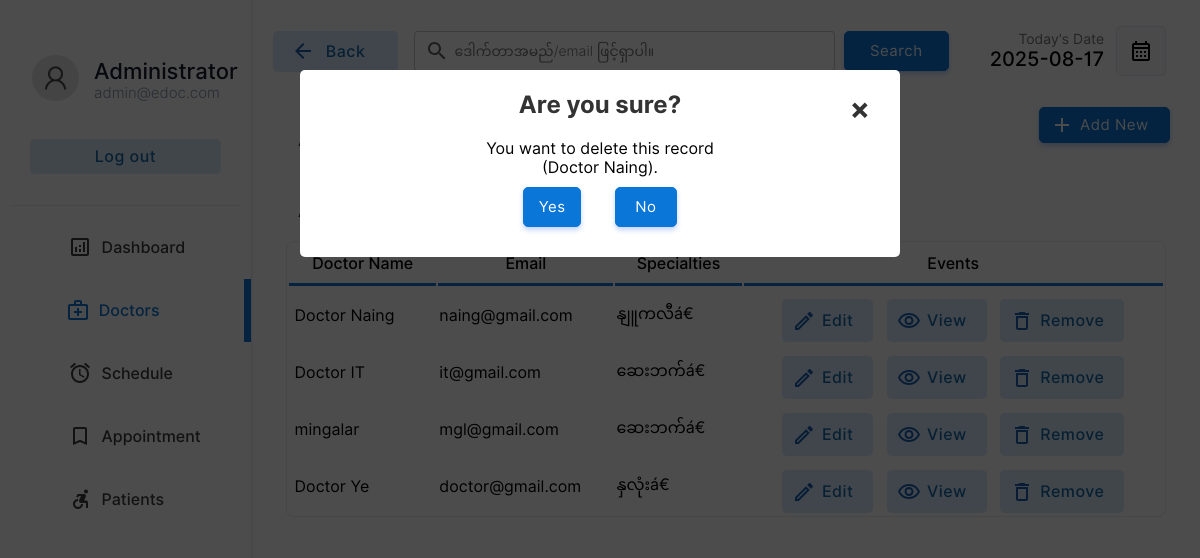
/doctor/doctors.php?action=drop&id=4&name=Doctor Naing (signed in), run on the app's committed database.
### tables this page shows
CREATE TABLE `doctor` (
  `docid` int(11) NOT NULL,
  `docemail` varchar(255) DEFAULT NULL,
  `docname` varchar(255) DEFAULT NULL,
  `docpassword` varchar(255) DEFAULT NULL,
  `docnic` varchar(15) DEFAULT NULL,
  `doctel` varchar(15) DEFAULT NULL,
  `specialties` int(2) DEFAULT NULL
);

CREATE TABLE `specialties` (
  `id` int(2) NOT NULL,
  `sname` varchar(50) DEFAULT NULL
);

### doctor/doctors.php (the view, shortened to what the rows shown need)
<!DOCTYPE html>
<html lang="en">
<head>
    <link rel="stylesheet" href="../css/animations.css">
    <link rel="stylesheet" href="../css/main.css">
    <link rel="stylesheet" href="../css/admin.css">
</head>
<body>
    <?php
    include("../connection.php");
    ?>
        <div class="dash-body">
            <table border="0" width="100%" style=" border-spacing: 0;margin:0;padding:0;margin-top:25px; ">
                <?php
                    if($_POST){
                        $keyword=$_POST["search"];
                        $sqlmain= "select * from doctor where docemail='$keyword' or docname='$keyword' or docname like '$keyword%' or docname like '%$keyword' or docname like '%$keyword%'";
                    }else{
                        $sqlmain= "select * from doctor order by docid desc";
                    }
                ?>
                <tr>
                   <td colspan="4">
                       <center>
                        <div class="abc scroll">
                        <table width="93%" class="sub-table scrolldown" border="0">
                        <thead>
                        <tr>
                                <th class="table-headin">
                                Doctor Name
                                </th>
                                <th class="table-headin">
                                    Email
                                </th>
                                <th class="table-headin">
                                    Specialties
                                </th>
                                <th class="table-headin">
                                    Events
                                </tr>
                        </thead>
                        <tbody>
                            <?php
                                $result= $database->query($sqlmain);
                                if($result->num_rows==0){
                                    echo '<tr>
                                    <td colspan="4">
                                    <br><br><br><br>
                                    <center>
                                    <img src="../img/notfound.svg" width="25%">
                                    <br>
                                    <p class="heading-main12" style="margin-left: 45px;font-size:20px;color:rgb(49, 49, 49)">We  couldnt find anything related to your keywords !</p>
                                    <a class="non-style-link" href="doctors.php"><button  class="login-btn btn-primary-soft btn"  style="display: flex;justify-content: center;align-items: center;margin-left:20px;">&nbsp; Show all Doctors &nbsp;</font></button>
                                    </a>
                                    </center>
                                    <br><br><br><br>
                                    </td>
                                    </tr>';
                                }
                                else{
                                for ( $x=0; $x<$result->num_rows;$x++){
                                    $row=$result->fetch_assoc();
                                    $docid=$row["docid"];
                                    $name=$row["docname"];
                                    $email=$row["docemail"];
                                    $spe=$row["specialties"];
                                    $spcil_res= $database->query("select sname from specialties where id='$spe'");
                                    $spcil_array= $spcil_res->fetch_assoc();
                                    $spcil_name=$spcil_array["sname"];
                                    echo '<tr>
                                        <td> &nbsp;'.
                                        substr($name,0,30)
                                        .'</td>
                                        <td>
                                        '.substr($email,0,20).'
                                        </td>
                                        <td>
                                            '.substr($spcil_name,0,20).'
                                        </td>
                                        <td>
                                        <div style="display:flex;justify-content: center;">
                                        <a href="?action=edit&id='.$docid.'&error=0" class="non-style-link"><button  class="btn-primary-soft btn button-icon btn-edit"  style="padding-left: 40px;padding-top: 12px;padding-bottom: 12px;margin-top: 10px;"><font class="tn-in-text">Edit</font></button></a>
                                        &nbsp;&nbsp;&nbsp;
                                        <a href="?action=view&id='.$docid.'" class="non-style-link"><button  class="btn-primary-soft btn button-icon btn-view"  style="padding-left: 40px;padding-top: 12px;padding-bottom: 12px;margin-top: 10px;"><font class="tn-in-text">View</font></button></a>
                                       &nbsp;&nbsp;&nbsp;
                                       <a href="?action=drop&id='.$docid.'&name='.$name.'" class="non-style-link"><button  class="btn-primary-soft btn button-icon btn-delete"  style="padding-left: 40px;padding-top: 12px;padding-bottom: 12px;margin-top: 10px;"><font class="tn-in-text">Remove</font></button></a>
                                        </div>
                                        </td>
                                    </tr>';
                                }
                            }
                            ?>
                            </tbody>
                        </table>
                        </div>
                        </center>
                   </td>
                </tr>
            </table>
        </div>
    <?php
    if($_GET){
        $id=$_GET["id"];
        $action=$_GET["action"];
        if($action=='drop'){
            $nameget=$_GET["name"];
            echo '
            <div id="popup1" class="overlay">
                    <div class="popup">
                    <center>
                        <h2>Are you sure?</h2>
                        <a class="close" href="doctors.php">&times;</a>
                        <div class="content">
                            You want to delete this record<br>('.substr($nameget,0,40).').
                        </div>
                        <div style="display: flex;justify-content: center;">
                        <a href="delete-doctor.php?id='.$id.'" class="non-style-link"><button  class="btn-primary btn"  style="display: flex;justify-content: center;align-items: center;margin:10px;padding:10px;"<font class="tn-in-text">&nbsp;Yes&nbsp;</font></button></a>&nbsp;&nbsp;&nbsp;
                        <a href="doctors.php" class="non-style-link"><button  class="btn-primary btn"  style="display: flex;justify-content: center;align-items: center;margin:10px;padding:10px;"><font class="tn-in-text">&nbsp;&nbsp;No&nbsp;&nbsp;</font></button></a>
                        </div>
                    </center>
            </div>
            </div>
            ';
        }elseif($action=='edit'){
            $sqlmain= "select * from doctor where docid='$id'";
            $result= $database->query($sqlmain);
            $row=$result->fetch_assoc();
            $name=$row["docname"];
            $email=$row["docemail"];
            $spe=$row["specialties"];
            $spcil_res= $database->query("select sname from specialties where id='$spe'");
            $spcil_array= $spcil_res->fetch_assoc();
            $spcil_name=$spcil_array["sname"];
            $nic=$row['docnic'];
            $tele=$row['doctel'];
            $error_1=$_GET["error"];
                $errorlist= array(
                    '1'=>'<label for="promter" class="form-label" style="color:rgb(255, 62, 62);text-align:center;">Already have an account for this Email address.</label>',
                    '2'=>'<label for="promter" class="form-label" style="color:rgb(255, 62, 62);text-align:center;">Password Conformation Error! Reconform Password</label>',
                    '3'=>'<label for="promter" class="form-label" style="color:rgb(255, 62, 62);text-align:center;"></label>',
                    '4'=>"",
                    '0'=>'',
                );
            if($error_1!='4'){
                    echo '
                    <div id="popup1" class="overlay">
                            <div class="popup">
                            <center>
                                <a class="close" href="doctors.php">&times;</a>
                                <div style="display: flex;justify-content: center;">
                                <div class="abc">
                                <table width="80%" class="sub-table scrolldown add-doc-form-container" border="0">
                                <tr>
                                        <td class="label-td" colspan="2">'.
                                            $errorlist[$error_1]
                                        .'</td>
                                    </tr>
                                    <tr>
                                        <td>
                                            <p style="padding: 0;margin: 0;text-align: left;font-size: 25px;font-weight: 500;">Edit Doctor Details.</p>
                                        Doctor ID : '.$id.' (Auto Generated)<br><br>
                                        </td>
                                    </tr>
                                    <tr>
                                        <td class="label-td" colspan="2">
                                            <form action="edit-doc.php" method="POST" class="add-new-form">
                                            <label for="Email" class="form-label">Email: </label>
                                            <input type="hidden" value="'.$id.'" name="id00">
                                        </td>
                                    </tr>
                                    <tr>
                                        <td class="label-td" colspan="2">
                                        <input type="email" name="email" class="input-text" placeholder="Email Address" value="'.$email.'" required><br>
                                        </td>
                                    </tr>
                                    <tr>
                                        <td class="label-td" colspan="2">
                                            <label for="name" class="form-label">Name: </label>
                                        </td>
                                    </tr>
                                    <tr>
                                        <td class="label-td" colspan="2">
                                            <input type="text" name="name" class="input-text" placeholder="Doctor Name" value="'.$name.'" required><br>
                                        </td>
                                    </tr>
                                    <tr>
                                        <td class="label-td" colspan="2">
                                            <label for="nic" class="form-label">NIC: </label>
                                        </td>
                                    </tr>
                                    <tr>
                                        <td class="label-td" colspan="2">
                                            <input type="text" name="nic" class="input-text" placeholder="NIC Number" value="'.$nic.'" required><br>
                                        </td>
                                    </tr>
                                    <tr>
                                        <td class="label-td" colspan="2">
                                            <label for="Tele" class="form-label">Telephone: </label>
                                        </td>
                                    </tr>
                                    <tr>
                                        <td class="label-td" colspan="2">
                                            <input type="tel" name="Tele" class="input-text" placeholder="Telephone Number" value="'.$tele.'" required><br>
                                        </td>
                                    </tr>
                                    <tr>
                                        <td class="label-td" colspan="2">
                                            <label for="spec" class="form-label">Choose specialties: (Current'.$spcil_name.')</label>
                                        </td>
                                    </tr>
                                    <tr>
                                        <td class="label-td" colspan="2">
                                            <select name="spec" id="" class="box">';
                                                $list11 = $database->query("select  * from  specialties;");
                                                for ($y=0;$y<$list11->num_rows;$y++){
                                                    $row00=$list11->fetch_assoc();
                                                    $sn=$row00["sname"];
                                                    $id00=$row00["id"];
                                                    echo "<option value=".$id00.">$sn</option><br/>";
                                                };
                                echo     '       </select><br><br>
                                        </td>
                                    </tr>
                                    <tr>
                                        <td class="label-td" colspan="2">
                                            <label for="password" class="form-label">Password: </label>
                                        </td>
                                    </tr>
                                    <tr>
                                        <td class="label-td" colspan="2">
                                            <input type="password" name="password" class="input-text" placeholder="Defind a Password" required><br>
                                        </td>
                                    </tr><tr>
                                        <td class="label-td" colspan="2">
                                            <label for="cpassword" class="form-label">Conform Password: </label>
                                        </td>
                                    </tr>
                                    <tr>
                                        <td class="label-td" colspan="2">
                                            <input type="password" name="cpassword" class="input-text" placeholder="Conform Password" required><br>
                                        </td>
                                    </tr>
                                    <tr>
                                        <td colspan="2">
                                            <input type="reset" value="Reset" class="login-btn btn-primary-soft btn" >&nbsp;&nbsp;&nbsp;&nbsp;&nbsp;
                                            <input type="submit" value="Save" class="login-btn btn-primary btn">
                                        </td>
                                    </tr>
                                    </form>
                                    </tr>
                                </table>
                                </div>
                                </div>
                            </center>
                            <br><br>
                    </div>
                    </div>
                    ';
        }; };
    };
?>
</body>
</html>

### data on the page
doctor: docname "Doctor Naing", docemail "naing@gmail.com", specialties.sname "နျူကလီá€"
doctor: docname "Doctor IT", docemail "it@gmail.com", specialties.sname "ဆေးဘက်á€"
doctor: docname "mingalar", docemail "mgl@gmail.com", specialties.sname "ဆေးဘက်á€"
doctor: docname "Doctor Ye", docemail "doctor@gmail.com", specialties.sname "နှလုံးá€"

### other printed values
substr($nameget,0,40) "Doctor Naing"
